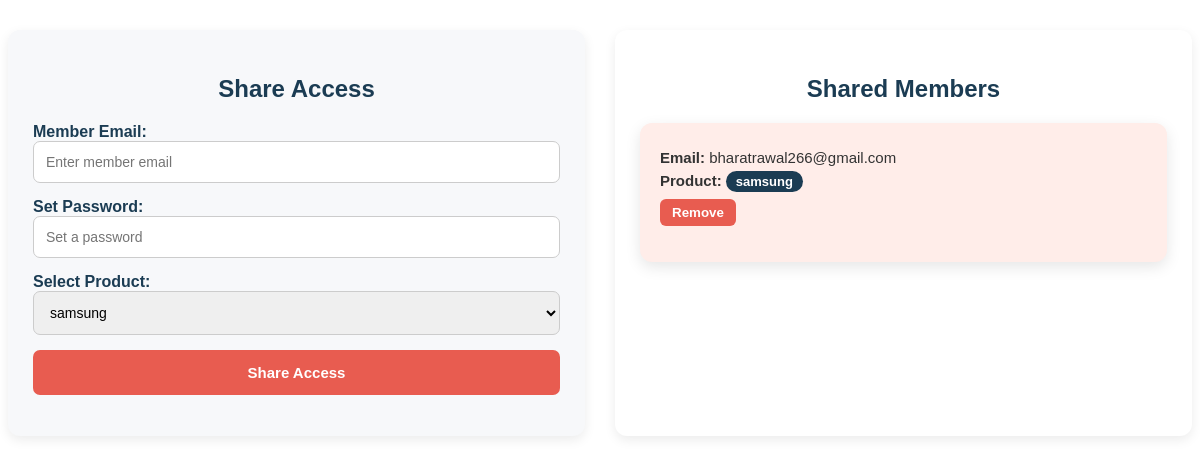
The page /multi_access/multi_access.php (signed in) on the database its author committed.
### tables this page shows
CREATE TABLE `warranty_shared_members` (
  `id` int(11) NOT NULL,
  `product_id` int(10) UNSIGNED NOT NULL,
  `owner_id` int(10) UNSIGNED NOT NULL,
  `member_id` int(10) UNSIGNED NOT NULL,
  `created_at` timestamp NOT NULL DEFAULT current_timestamp()
);

CREATE TABLE `users` (
  `id` int(10) UNSIGNED NOT NULL,
  `first_name` varchar(100) NOT NULL,
  `last_name` varchar(100) NOT NULL,
  `username` varchar(50) NOT NULL,
  `email` varchar(100) NOT NULL,
  `phone` varchar(15) DEFAULT NULL,
  `password_hash` varchar(255) NOT NULL,
  `created_at` timestamp NOT NULL DEFAULT current_timestamp(),
  `updated_at` timestamp NOT NULL DEFAULT current_timestamp() ON UPDATE current_timestamp(),
  `is_admin` tinyint(1) DEFAULT 0,
  `role` enum('owner','member') DEFAULT 'owner'
);

CREATE TABLE `products` (
  `id` int(10) UNSIGNED NOT NULL,
  `user_id` int(10) UNSIGNED NOT NULL,
  `product_name` varchar(255) NOT NULL,
  `category` varchar(100) NOT NULL,
  `brand` varchar(100) NOT NULL,
  `serial_number` varchar(100) DEFAULT NULL,
  `purchase_date` date NOT NULL,
  `price` decimal(10,2) DEFAULT NULL,
  `warranty_period` int(11) NOT NULL,
  `warranty_unit` enum('months','years') NOT NULL DEFAULT 'months',
  `warranty_expiry` date DEFAULT NULL,
  `bill_file` varchar(255) DEFAULT NULL,
  `notes` text DEFAULT NULL,
  `created_at` timestamp NOT NULL DEFAULT current_timestamp(),
  `updated_at` timestamp NOT NULL DEFAULT current_timestamp() ON UPDATE current_timestamp()
);

### multi_access/multi_access.php (the view, shortened to what this page needs)
<?php
include "includes/db.php";
$owner_id = $_SESSION['user_id'];
$shared_members = $conn->query("
    SELECT wsm.id as share_id, u.email, p.product_name as product_name
    FROM warranty_shared_members wsm
    JOIN users u ON wsm.member_id = u.id
    JOIN products p ON wsm.product_id = p.id
    WHERE wsm.owner_id = $owner_id
");
?>
<div class="multi-access-wrapper">
    <div class="form-column">
        <h2>Share Access</h2>
        <form method="POST" class="form-container">
            <div class="form-group">
                <label>Member Email:</label>
                <input type="email" name="member_email" placeholder="Enter member email" required>
            </div>
            <div class="form-group">
                <label>Set Password:</label>
                <input type="password" name="member_pass" placeholder="Set a password" required>
            </div>
            <div class="form-group">
                <label>Select Product:</label>
                <select name="product_id" required>
                    <?php
                    $products = $conn->query("SELECT * FROM products WHERE user_id = $owner_id");
                    while ($row = $products->fetch_assoc()) {
                        echo "<option value='{$row['id']}'>{$row['product_name']}</option>";
                    }
                    ?>
                </select>
            </div>
            <button type="submit">Share Access</button>
        </form>
    </div>
    <div class="list-column">
    <h2>Shared Members</h2>
    <div class="members-list">
        <?php if($shared_members->num_rows == 0): ?>
            <p>No members shared yet.</p>
        <?php else: ?>
            <?php while($row = $shared_members->fetch_assoc()): ?>
            <div class="member-card">
                <p><strong>Email:</strong> <?php echo $row['email']; ?></p>
                <p><strong>Product:</strong>
                    <span class="product-badge"><?php echo $row['product_name']; ?></span>
                </p>
                <form method="POST" style="margin-top:10px;">
                    <button type="submit">Remove</button>
                </form>
            </div>
            <?php endwhile; ?>
        <?php endif; ?>
    </div>
</div>
</div>

### multi_access/multi_access.php (style rules this page uses)
.multi-access-wrapper { display: flex; gap: 30px; max-width: 1200px; margin: 30px auto; font-family: Arial, sans-serif; }
.form-column { flex: 1; padding: 25px; background: #f7f8fa; border-radius: 12px; box-shadow: 0 4px 12px rgba(0,0,0,0.08); }
.form-column h2 { text-align: center; color: #1B3C53; margin-bottom: 20px; }
.form-container { display: flex; flex-direction: column; gap: 15px; }
.form-group label { font-weight: bold; margin-bottom: 5px; color: #1B3C53; }
.form-group input, .form-group select { width: 100%; padding: 12px; border-radius: 7px; border: 1px solid #ccc; font-size: 14px; }
.form-container button { width: 100%; padding: 14px; background: #E85C50; color: white; border: none; border-radius: 7px; cursor: pointer; font-size: 15px; font-weight: bold; transition: 0.3s; }
.list-column { flex: 1; padding: 25px; background: #fff; border-radius: 12px; box-shadow: 0 4px 12px rgba(0,0,0,0.08); overflow-x: auto; }
.list-column h2 { text-align: center; color: #1B3C53; margin-bottom: 20px; }
.members-list { display: flex; flex-direction: column; gap: 15px; }
.member-card { background-color: #FFEDE9; padding: 20px; border-radius: 12px; box-shadow: 0 5px 15px rgba(0,0,0,0.1); transition: transform 0.2s, box-shadow 0.2s; }
.member-card p { margin: 6px 0; color: #333; font-size: 15px; }
.product-badge { background-color: #1B3C53; color: white; padding: 3px 10px; border-radius: 15px; font-size: 13px; font-weight: bold; }
.member-card button { padding: 6px 12px; background-color: #E85C50; color: white; border: none; border-radius: 6px; cursor: pointer; font-weight: bold; transition: background 0.3s; }

### rows shown on the page
warranty_shared_members: member.email "bharatrawal266@gmail.com", product.product_name "samsung"

### other values the page prints
form field product_id "samsung"
